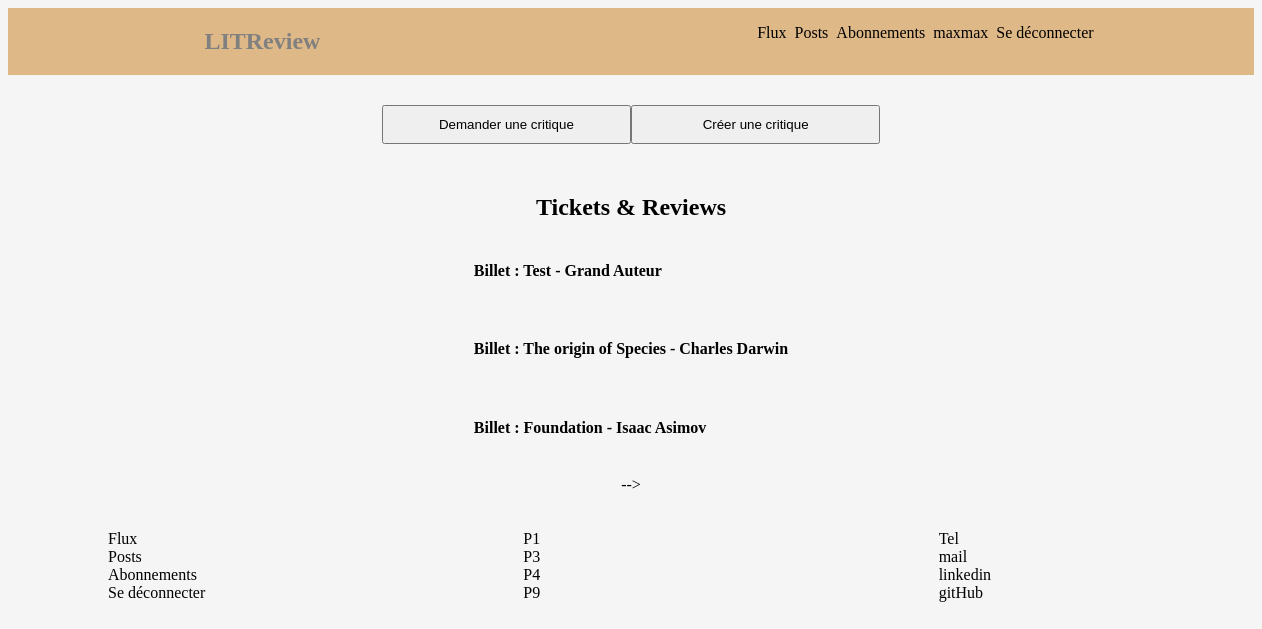
Screenshot of /flux/ (signed in) with the database file from the repository.
### Authentication/models.py (models this page shows)
class User(AbstractUser):
    CREATOR = 'CREATOR'
    SUBSCRIBER = 'SUBSCRIBER'
    GUEST = 'GUEST'
    ROLE_CHOICES = (
        (CREATOR, 'Créateur'),
        (SUBSCRIBER, 'Abonné'),
        (GUEST, 'Invité')
    )
    profile_photo = models.ImageField(verbose_name='Photo de profil')
    role = models.CharField(max_length=30, choices=ROLE_CHOICES, verbose_name='Rôle')

### Review/models.py (models this page shows, shortened)
class Review(models.Model):
    ticket = models.ForeignKey(to=Ticket, on_delete=models.CASCADE)
    rating = models.PositiveSmallIntegerField(
        validators=[MinValueValidator(0), MaxValueValidator(5)])
    headline = models.CharField(max_length=128)
    body = models.CharField(max_length=8192, blank=True)
    user = models.ForeignKey(
        to=settings.AUTH_USER_MODEL, on_delete=models.CASCADE)
    time_created = models.DateTimeField(auto_now_add=True)

class Ticket(models.Model):
    title = models.CharField(max_length=128)
    description = models.TextField(max_length= 2048, blank=True)
    user = models.ForeignKey(to=settings.AUTH_USER_MODEL, on_delete=models.CASCADE)
    image = models.ImageField(null=True,blank=True)
    time_created = models.DateTimeField(auto_now_add=True)
    def __str__(self):
        return self.title

### Review/views.py (the view)
# urls.py: path('flux/',Review.views.review_ticket, name='review_ticket'),
@login_required
def review_ticket(request):
    reviews = Review.objects.all()
    tickets = Ticket.objects.all()
    return render(request, 'review/index.html',context={'reviews':reviews, 'tickets':tickets})

### Review/templates/review/index.html (shortened to what this page needs)
{% extends 'base/base.html' %} {% block pagecontent %}
<div class="btn">
  <button class="ask">
    <a href="{% url 'ticket_create' %}"> Demander une critique</a>
  </button>
  <button class="create">
    <a href="{% url 'create_review_ticket' %}">Créer une critique</a>
  </button>
</div>
<h2>Tickets & Reviews</h2>
<div class="grid-container">
  {% for review in reviews %}
  <div class="post">
    <a href="{% url 'view_review' review.id %}">
      <h4>Billet : {{ review.ticket }}</h4>
    </a>
  </div>
  {% endfor %}
</div>
 -->
{% endblock pagecontent%}

### templates/base/base.html (shortened to what this page needs)
<!DOCTYPE html>
<html lang="fr">
  <head>
    {% load static %}
    <link
      rel="stylesheet"
      type="text/css"
      href="{% static 'base/style.css' %}"
    />
  </head>
  <body>
    <nav>
      <div>
        <a href="/">
          <h1 class="logo">LITReview</h1>
        </a>
      </div>
      <div>
        <ul class="nav">
          {% if user.is_authenticated %}
          <li><a href="flux/">Flux</a></li>
          <li><a href="posts/">Posts</a></li>
          <li><a href="abonnements/">Abonnements</a></li>
          <li><a href="My_posts/">{{ request.user }}</a></li>
          <li><a href="{% url 'logout'%}">Se déconnecter</a></li>
          {% endif %}
        </ul>
      </div>
    </nav>
    <main class="pagecontain">
      {% block pagecontent %} {% endblock pagecontent %}
    </main>
    <footer class="footer">
      <div class="nav">
        <ul class="menu">
          <li><a href="flux/">Flux</a></li>
          <li><a href="posts/">Posts</a></li>
          <li><a href="abonnements/">Abonnements</a></li>
          <li><a href="authentication/">Se déconnecter</a></li>
        </ul>
      </div>
      <div class="nav">
        <ul class="project">
          <li>P1</li>
          <li>P3</li>
          <li>P4</li>
          <li>P9</li>
        </ul>
      </div>
      <div class="nav">
        <ul class="contact">
          <li>Tel</li>
          <li>mail</li>
          <li>linkedin</li>
          <li>gitHub</li>
        </ul>
      </div>
    </footer>
  </body>
</html>

### static/base/style.css (style rules this page uses)
body { background-color: whitesmoke; }
a { text-decoration: none; color: black; }
ul { list-style: none; }
nav { background-color: burlywood; display: flex; width: 100%; flex-direction: row; justify-content: space-around; }
.nav { display: flex; width: 100%; flex-direction: row; justify-content: space-around; }
h1 { color: grey; }
.btn { width: 40%; margin: 30px; display: flex; flex-direction: row; justify-content: space-between; }
button { width: 250px; padding: 10px 20px; }
.pagecontain { width: 100%; height: 100%; display: flex; flex-direction: column; align-items: center; justify-content: center; }
footer { margin: 20px 60px; display: flex; width: 100%; flex-direction: row; justify-content: space-around; }
footer .nav { flex-direction: column; }

### rows the page displays
User: user "maxmax"
Review: ticket "Test - Grand Auteur"
Review: ticket "The origin of Species - Charles Darwin"
Review: ticket "Foundation - Isaac Asimov"
